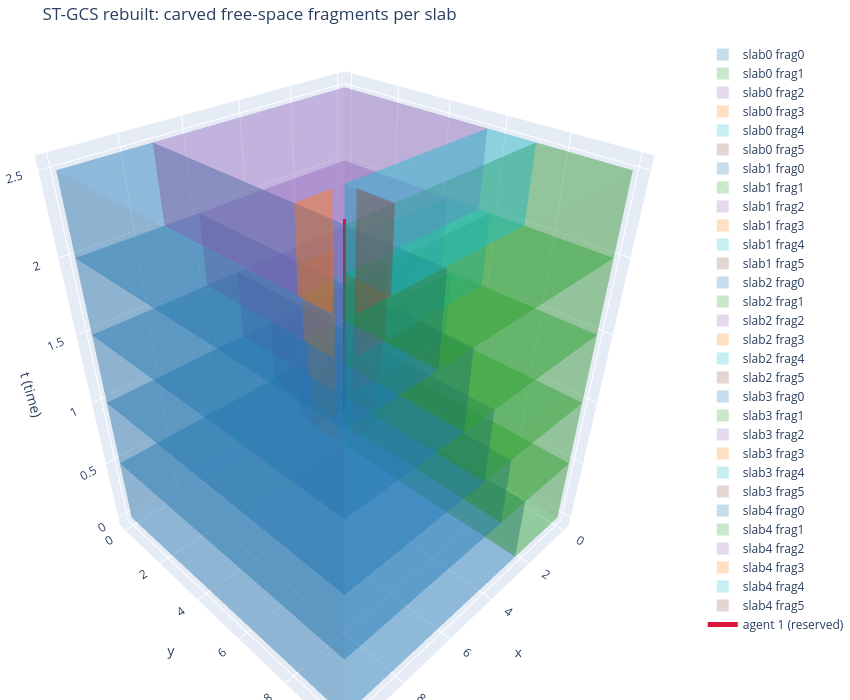

Notebook code for this chart:
### Markdown cell above
### Step D — prism faces as ECD half-spaces; carve and rebuild the ST-GCS

Extruding the inflated spatial hull along time over `[k*Delta,(k+1)*Delta]`
gives the prism; its lateral faces are exactly the hull's own
H-representation rows, each with zero time coefficient by construction.
Since the slab's time window already equals the prism's, there's no
slanted facet or time-crop to compute — `peel_free_space` below is a
from-scratch analogue of `ecd.py`'s `_peel_fixed`, specialized to 2D: peel
each half-space in turn, keep the outside piece as a free-space fragment,
shrink the remainder to the inside. Degenerate zero-area slivers are
dropped.

Rebuilding the ST-GCS means every carved slab now has multiple candidate
free-space fragments instead of one region — that's the whole update.

### Code cell
def _polygon_area(hpoly2d, area_eps=1e-6):
    """ V-representation via `HalfspaceIntersection`, matching
        `polygon_vertices_2d`'s fix above -- `hpoly_to_vrep` (pycddlib) is
        numerically unstable on near-degenerate H-polytopes and can
        silently under-count vertices, which made this function
        misjudge some real, non-degenerate carved fragments as
        zero-area and drop them from `peel_free_space`'s output --
        confirmed by a direct baseline-vs-patched rerun of Part 3's
        stress test, where fixing this recovered fragments the old
        version had been silently excluding from the free-space graph. """
    A, b = hpoly2d.A(), hpoly2d.b()
    try:
        interior = hpoly2d.ChebyshevCenter()
        hs = HalfspaceIntersection(np.hstack([A, -b.reshape(-1, 1)]), interior)
        V = hs.intersections
    except Exception:
        V = hpoly_to_vrep(hpoly2d)
    if V is None or len(V) < 3:
        return 0.0
    try:
        return ConvexHull(V).volume
    except Exception:
        return 0.0

def peel_free_space(region2d, obstacle2d, area_eps=1e-6):
    """ region2d minus obstacle2d -> convex free-space fragments, using the
        obstacle's own H-representation rows (the prism's lateral faces) as
        the ECD decision half-spaces directly -- no slanted facets, no
        top/bottom time-crop, since the prism's time window already equals
        the slab's exactly. Degenerate (zero-area) slivers from redundant
        facet peeling are dropped, the same way `add_vertex`'s own
        redundancy handling would in the real pipeline. """
    A, b = obstacle2d.A(), obstacle2d.b()
    fragments = []
    mid = region2d
    for i in range(A.shape[0]):
        if mid is None or mid.IsEmpty():
            break
        outside = HPolyhedron(-A[i:i + 1], -b[i:i + 1])
        inside = HPolyhedron(A[i:i + 1], b[i:i + 1])
        piece = mid.Intersection(outside)
        if not piece.IsEmpty() and _polygon_area(piece) > area_eps:
            fragments.append(piece)
        mid = mid.Intersection(inside)
    return fragments

fragments_per_slab = []
for k in range(N_SLABS):
    frags = peel_free_space(region2d_per_slab[k], obstacles1[k])
    fragments_per_slab.append(frags)
    print(f"slab{k}: split into {len(frags)} convex free-space fragments")

palette = ["#1f77b4", "#2ca02c", "#9467bd", "#ff7f0e", "#17becf", "#8c564b"]
fig_carved = go.Figure(layout=make_layout("ST-GCS rebuilt: carved free-space fragments per slab"))
for k in range(N_SLABS):
    for j, frag in enumerate(fragments_per_slab[k]):
        V = polygon_vertices_2d(frag)
        if V is None or len(V) < 3:
            continue
        fig_carved.add_trace(prism_mesh(V, k * DELTA, (k + 1) * DELTA, palette[j % len(palette)],
                                          opacity=0.25, name=f"slab{k} frag{j}"))
fig_carved.add_trace(curve_trace(seg1, "crimson", "agent 1 (reserved)"))
print("fig_carved built,", len(fig_carved.data), "traces")

fig_carved

### Figure 1 — Plotly figure (JSON) as saved in the notebook; plotly's stock layout.template omitted (floating-point values rounded to 4 significant figures)
{"data": [{"color": "#1f77b4", "flatshading": true, "i": [0, 0, 1, 1, 2, 2, 3, 3, 0, 4, 0, 4], "j": [1, 5, 2, 6, 3, 7, 0, 4, 1, 5, 2, 6], "k": [5, 4, 6, 5, 7, 6, 4, 7, 2, 6, 3, 7], "name": "slab0 frag0", "opacity": 0.25, "showlegend": true, "type": "mesh3d", "x": [2.4, 10, 10, 2.4, 2.4, 10, 10, 2.4], "y": [4.441e-16, 4.441e-16, 10, 10, 4.441e-16, 4.441e-16, 10, 10], "z": [0, 0, 0, 0, 0.5, 0.5, 0.5, 0.5]}, {"color": "#2ca02c", "flatshading": true, "i": [0, 0, 1, 1, 2, 2, 3, 3, 0, 4, 0, 4], "j": [1, 5, 2, 6, 3, 7, 0, 4, 1, 5, 2, 6], "k": [5, 4, 6, 5, 7, 6, 4, 7, 2, 6, 3, 7], "name": "slab0 frag1", "opacity": 0.25, "showlegend": true, "type": "mesh3d", "x": [0, 2.4, 2.4, 2.22e-16, 0, 2.4, 2.4, 2.22e-16], "y": [2.4, 2.4, 10, 10, 2.4, 2.4, 10, 10], "z": [0, 0, 0, 0, 0.5, 0.5, 0.5, 0.5]}, {"color": "#9467bd", "flatshading": true, "i": [0, 0, 1, 1, 2, 2, 3, 3, 0, 4, 0, 4], "j": [1, 5, 2, 6, 3, 7, 0, 4, 1, 5, 2, 6], "k": [5, 4, 6, 5, 7, 6, 4, 7, 2, 6, 3, 7], "name": "slab0 frag2", "opacity": 0.25, "showlegend": true, "type": "mesh3d", "x": [5.551e-17, 2.4, 2.4, 0, 5.551e-17, 2.4, 2.4, 0], "y": [5.551e-17, 5.551e-17, 0.8, 0.8, 5.551e-17, 5.551e-17, 0.8, 0.8], "z": [0, 0, 0, 0, 0.5, 0.5, 0.5, 0.5]}, {"color": "#ff7f0e", "flatshading": true, "i": [0, 0, 1, 1, 2, 2, 0, 3], "j": [1, 4, 2, 5, 0, 3, 1, 4], "k": [4, 3, 5, 4, 3, 5, 2, 5], "name": "slab0 frag3", "opacity": 0.25, "showlegend": true, "type": "mesh3d", "x": [1.2, 2.4, 2.4, 1.2, 2.4, 2.4], "y": [0.8, 0.8, 2.0, 0.8, 0.8, 2.0], "z": [0, 0, 0, 0.5, 0.5, 0.5]}, {"color": "#17becf", "flatshading": true, "i": [0, 0, 1, 1, 2, 2, 3, 3, 0, 4, 0, 4], "j": [1, 5, 2, 6, 3, 7, 0, 4, 1, 5, 2, 6], "k": [5, 4, 6, 5, 7, 6, 4, 7, 2, 6, 3, 7], "name": "slab0 frag4", "opacity": 0.25, "showlegend": true, "type": "mesh3d", "x": [5.551e-17, 0.8, 0.8, 5.551e-17, 5.551e-17, 0.8, 0.8, 5.551e-17], "y": [0.8, 0.8, 2.4, 2.4, 0.8, 0.8, 2.4, 2.4], "z": [0, 0, 0, 0, 0.5, 0.5, 0.5, 0.5]}, {"color": "#8c564b", "flatshading": true, "i": [0, 0, 1, 1, 2, 2, 0, 3], "j": [1, 4, 2, 5, 0, 3, 1, 4], "k": [4, 3, 5, 4, 3, 5, 2, 5], "name": "slab0 frag5", "opacity": 0.25, "showlegend": true, "type": "mesh3d", "x": [0.8, 2.0, 0.8, 0.8, 2.0, 0.8], "y": [1.2, 2.4, 2.4, 1.2, 2.4, 2.4], "z": [0, 0, 0, 0.5, 0.5, 0.5]}, {"color": "#1f77b4", "flatshading": true, "i": [0, 0, 1, 1, 2, 2, 3, 3, 0, 4, 0, 4], "j": [1, 5, 2, 6, 3, 7, 0, 4, 1, 5, 2, 6], "k": [5, 4, 6, 5, 7, 6, 4, 7, 2, 6, 3, 7], "name": "slab1 frag0", "opacity": 0.25, "showlegend": true, "type": "mesh3d", "x": [3.6, 10, 10, 3.6, 3.6, 10, 10, 3.6], "y": [-4.441e-16, 0, 10, 10, -4.441e-16, 0, 10, 10], "z": [0.5, 0.5, 0.5, 0.5, 1, 1, 1, 1]}, {"color": "#2ca02c", "flatshading": true, "i": [0, 0, 1, 1, 2, 2, 3, 3, 0, 4, 0, 4], "j": [1, 5, 2, 6, 3, 7, 0, 4, 1, 5, 2, 6], "k": [5, 4, 6, 5, 7, 6, 4, 7, 2, 6, 3, 7], "name": "slab1 frag1", "opacity": 0.25, "showlegend": true, "type": "mesh3d", "x": [0, 3.6, 3.6, 0, 0, 3.6, 3.6, 0], "y": [3.6, 3.6, 10, 10, 3.6, 3.6, 10, 10], "z": [0.5, 0.5, 0.5, 0.5, 1, 1, 1, 1]}, {"color": "#9467bd", "flatshading": true, "i": [0, 0, 1, 1, 2, 2, 3, 3, 0, 4, 0, 4], "j": [1, 5, 2, 6, 3, 7, 0, 4, 1, 5, 2, 6], "k": [5, 4, 6, 5, 7, 6, 4, 7, 2, 6, 3, 7], "name": "slab1 frag2", "opacity": 0.25, "showlegend": true, "type": "mesh3d", "x": [0, 3.6, 3.6, 0, 0, 3.6, 3.6, 0], "y": [0, -1.11e-16, 2.0, 2.0, 0, -1.11e-16, 2.0, 2.0], "z": [0.5, 0.5, 0.5, 0.5, 1, 1, 1, 1]}, {"color": "#ff7f0e", "flatshading": true, "i": [0, 0, 1, 1, 2, 2, 0, 3], "j": [1, 4, 2, 5, 0, 3, 1, 4], "k": [4, 3, 5, 4, 3, 5, 2, 5], "name": "slab1 frag3", "opacity": 0.25, "showlegend": true, "type": "mesh3d", "x": [2.4, 3.6, 3.6, 2.4, 3.6, 3.6], "y": [2.0, 2.0, 3.2, 2.0, 2.0, 3.2], "z": [0.5, 0.5, 0.5, 1, 1, 1]}, {"color": "#17becf", "flatshading": true, "i": [0, 0, 1, 1, 2, 2, 3, 3, 0, 4, 0, 4], "j": [1, 5, 2, 6, 3, 7, 0, 4, 1, 5, 2, 6], "k": [5, 4, 6, 5, 7, 6, 4, 7, 2, 6, 3, 7], "name": "slab1 frag4", "opacity": 0.25, "showlegend": true, "type": "mesh3d", "x": [0, 2.0, 2.0, 0, 0, 2.0, 2.0, 0], "y": [2.0, 2.0, 3.6, 3.6, 2.0, 2.0, 3.6, 3.6], "z": [0.5, 0.5, 0.5, 0.5, 1, 1, 1, 1]}, {"color": "#8c564b", "flatshading": true, "i": [0, 0, 1, 1, 2, 2, 0, 3], "j": [1, 4, 2, 5, 0, 3, 1, 4], "k": [4, 3, 5, 4, 3, 5, 2, 5], "name": "slab1 frag5", "opacity": 0.25, "showlegend": true, "type": "mesh3d", "x": [2.0, 3.2, 2.0, 2.0, 3.2, 2.0], "y": [2.4, 3.6, 3.6, 2.4, 3.6, 3.6], "z": [0.5, 0.5, 0.5, 1, 1, 1]}, {"color": "#1f77b4", "flatshading": true, "i": [0, 0, 1, 1, 2, 2, 3, 3, 0, 4, 0, 4], "j": [1, 5, 2, 6, 3, 7, 0, 4, 1, 5, 2, 6], "k": [5, 4, 6, 5, 7, 6, 4, 7, 2, 6, 3, 7], "name": "slab2 frag0", "opacity": 0.25, "showlegend": true, "type": "mesh3d", "x": [4.8, 10, 10, 4.8, 4.8, 10, 10, 4.8], "y": [0, 0, 10, 10, 0, 0, 10, 10], "z": [1, 1, 1, 1, 1.5, 1.5, 1.5, 1.5]}, {"color": "#2ca02c", "flatshading": true, "i": [0, 0, 1, 1, 2, 2, 3, 3, 0, 4, 0, 4], "j": [1, 5, 2, 6, 3, 7, 0, 4, 1, 5, 2, 6], "k": [5, 4, 6, 5, 7, 6, 4, 7, 2, 6, 3, 7], "name": "slab2 frag1", "opacity": 0.25, "showlegend": true, "type": "mesh3d", "x": [0, 4.8, 4.8, 0, 0, 4.8, 4.8, 0], "y": [4.8, 4.8, 10, 10, 4.8, 4.8, 10, 10], "z": [1, 1, 1, 1, 1.5, 1.5, 1.5, 1.5]}, {"color": "#9467bd", "flatshading": true, "i": [0, 0, 1, 1, 2, 2, 3, 3, 0, 4, 0, 4], "j": [1, 5, 2, 6, 3, 7, 0, 4, 1, 5, 2, 6], "k": [5, 4, 6, 5, 7, 6, 4, 7, 2, 6, 3, 7], "name": "slab2 frag2", "opacity": 0.25, "showlegend": true, "type": "mesh3d", "x": [0, 4.8, 4.8, 0, 0, 4.8, 4.8, 0], "y": [0, 2.22e-16, 3.2, 3.2, 0, 2.22e-16, 3.2, 3.2], "z": [1, 1, 1, 1, 1.5, 1.5, 1.5, 1.5]}, {"color": "#ff7f0e", "flatshading": true, "i": [0, 0, 1, 1, 2, 2, 0, 3], "j": [1, 4, 2, 5, 0, 3, 1, 4], "k": [4, 3, 5, 4, 3, 5, 2, 5], "name": "slab2 frag3", "opacity": 0.25, "showlegend": true, "type": "mesh3d", "x": [3.6, 4.8, 4.8, 3.6, 4.8, 4.8], "y": [3.2, 3.2, 4.4, 3.2, 3.2, 4.4], "z": [1, 1, 1, 1.5, 1.5, 1.5]}, {"color": "#17becf", "flatshading": true, "i": [0, 0, 1, 1, 2, 2, 3, 3, 0, 4, 0, 4], "j": [1, 5, 2, 6, 3, 7, 0, 4, 1, 5, 2, 6], "k": [5, 4, 6, 5, 7, 6, 4, 7, 2, 6, 3, 7], "name": "slab2 frag4", "opacity": 0.25, "showlegend": true, "type": "mesh3d", "x": [1.11e-16, 3.2, 3.2, 1.11e-16, 1.11e-16, 3.2, 3.2, 1.11e-16], "y": [3.2, 3.2, 4.8, 4.8, 3.2, 3.2, 4.8, 4.8], "z": [1, 1, 1, 1, 1.5, 1.5, 1.5, 1.5]}, {"color": "#8c564b", "flatshading": true, "i": [0, 0, 1, 1, 2, 2, 0, 3], "j": [1, 4, 2, 5, 0, 3, 1, 4], "k": [4, 3, 5, 4, 3, 5, 2, 5], "name": "slab2 frag5", "opacity": 0.25, "showlegend": true, "type": "mesh3d", "x": [3.2, 4.4, 3.2, 3.2, 4.4, 3.2], "y": [3.6, 4.8, 4.8, 3.6, 4.8, 4.8], "z": [1, 1, 1, 1.5, 1.5, 1.5]}, {"color": "#1f77b4", "flatshading": true, "i": [0, 0, 1, 1, 2, 2, 3, 3, 0, 4, 0, 4], "j": [1, 5, 2, 6, 3, 7, 0, 4, 1, 5, 2, 6], "k": [5, 4, 6, 5, 7, 6, 4, 7, 2, 6, 3, 7], "name": "slab3 frag0", "opacity": 0.25, "showlegend": true, "type": "mesh3d", "x": [6.0, 10, 10, 6.0, 6.0, 10, 10, 6.0], "y": [0, 0, 10, 10, 0, 0, 10, 10], "z": [1.5, 1.5, 1.5, 1.5, 2, 2, 2, 2]}, {"color": "#2ca02c", "flatshading": true, "i": [0, 0, 1, 1, 2, 2, 3, 3, 0, 4, 0, 4], "j": [1, 5, 2, 6, 3, 7, 0, 4, 1, 5, 2, 6], "k": [5, 4, 6, 5, 7, 6, 4, 7, 2, 6, 3, 7], "name": "slab3 frag1", "opacity": 0.25, "showlegend": true, "type": "mesh3d", "x": [0, 6.0, 6.0, 0, 0, 6.0, 6.0, 0], "y": [6.0, 6.0, 10, 10, 6.0, 6.0, 10, 10], "z": [1.5, 1.5, 1.5, 1.5, 2, 2, 2, 2]}, {"color": "#9467bd", "flatshading": true, "i": [0, 0, 1, 1, 2, 2, 3, 3, 0, 4, 0, 4], "j": [1, 5, 2, 6, 3, 7, 0, 4, 1, 5, 2, 6], "k": [5, 4, 6, 5, 7, 6, 4, 7, 2, 6, 3, 7], "name": "slab3 frag2", "opacity": 0.25, "showlegend": true, "type": "mesh3d", "x": [0, 6.0, 6.0, 0, 0, 6.0, 6.0, 0], "y": [0, 0, 4.4, 4.4, 0, 0, 4.4, 4.4], "z": [1.5, 1.5, 1.5, 1.5, 2, 2, 2, 2]}, {"color": "#ff7f0e", "flatshading": true, "i": [0, 0, 1, 1, 2, 2, 0, 3], "j": [1, 4, 2, 5, 0, 3, 1, 4], "k": [4, 3, 5, 4, 3, 5, 2, 5], "name": "slab3 frag3", "opacity": 0.25, "showlegend": true, "type": "mesh3d", "x": [4.8, 6.0, 6.0, 4.8, 6.0, 6.0], "y": [4.4, 4.4, 5.6, 4.4, 4.4, 5.6], "z": [1.5, 1.5, 1.5, 2, 2, 2]}, {"color": "#17becf", "flatshading": true, "i": [0, 0, 1, 1, 2, 2, 3, 3, 0, 4, 0, 4], "j": [1, 5, 2, 6, 3, 7, 0, 4, 1, 5, 2, 6], "k": [5, 4, 6, 5, 7, 6, 4, 7, 2, 6, 3, 7], "name": "slab3 frag4", "opacity": 0.25, "showlegend": true, "type": "mesh3d", "x": [0, 4.4, 4.4, 0, 0, 4.4, 4.4, 0], "y": [4.4, 4.4, 6.0, 6.0, 4.4, 4.4, 6.0, 6.0], "z": [1.5, 1.5, 1.5, 1.5, 2, 2, 2, 2]}, {"color": "#8c564b", "flatshading": true, "i": [0, 0, 1, 1, 2, 2, 0, 3], "j": [1, 4, 2, 5, 0, 3, 1, 4], "k": [4, 3, 5, 4, 3, 5, 2, 5], "name": "slab3 frag5", "opacity": 0.25, "showlegend": true, "type": "mesh3d", "x": [4.4, 5.6, 4.4, 4.4, 5.6, 4.4], "y": [4.8, 6.0, 6.0, 4.8, 6.0, 6.0], "z": [1.5, 1.5, 1.5, 2, 2, 2]}, {"color": "#1f77b4", "flatshading": true, "i": [0, 0, 1, 1, 2, 2, 3, 3, 0, 4, 0, 4], "j": [1, 5, 2, 6, 3, 7, 0, 4, 1, 5, 2, 6], "k": [5, 4, 6, 5, 7, 6, 4, 7, 2, 6, 3, 7], "name": "slab4 frag0", "opacity": 0.25, "showlegend": true, "type": "mesh3d", "x": [7.2, 10, 10, 7.2, 7.2, 10, 10, 7.2], "y": [0, 0, 10, 10, 0, 0, 10, 10], "z": [2, 2, 2, 2, 2.5, 2.5, 2.5, 2.5]}, {"color": "#2ca02c", "flatshading": true, "i": [0, 0, 1, 1, 2, 2, 3, 3, 0, 4, 0, 4], "j": [1, 5, 2, 6, 3, 7, 0, 4, 1, 5, 2, 6], "k": [5, 4, 6, 5, 7, 6, 4, 7, 2, 6, 3, 7], "name": "slab4 frag1", "opacity": 0.25, "showlegend": true, "type": "mesh3d", "x": [0, 7.2, 7.2, 0, 0, 7.2, 7.2, 0], "y": [7.2, 7.2, 10, 10, 7.2, 7.2, 10, 10], "z": [2, 2, 2, 2, 2.5, 2.5, 2.5, 2.5]}, {"color": "#9467bd", "flatshading": true, "i": [0, 0, 1, 1, 2, 2, 3, 3, 0, 4, 0, 4], "j": [1, 5, 2, 6, 3, 7, 0, 4, 1, 5, 2, 6], "k": [5, 4, 6, 5, 7, 6, 4, 7, 2, 6, 3, 7], "name": "slab4 frag2", "opacity": 0.25, "showlegend": true, "type": "mesh3d", "x": [0, 7.2, 7.2, 0, 0, 7.2, 7.2, 0], "y": [0, 0, 5.6, 5.6, 0, 0, 5.6, 5.6], "z": [2, 2, 2, 2, 2.5, 2.5, 2.5, 2.5]}, {"color": "#ff7f0e", "flatshading": true, "i": [0, 0, 1, 1, 2, 2, 0, 3], "j": [1, 4, 2, 5, 0, 3, 1, 4], "k": [4, 3, 5, 4, 3, 5, 2, 5], "name": "slab4 frag3", "opacity": 0.25, "showlegend": true, "type": "mesh3d", "x": [6.0, 7.2, 7.2, 6.0, 7.2, 7.2], "y": [5.6, 5.6, 6.8, 5.6, 5.6, 6.8], "z": [2, 2, 2, 2.5, 2.5, 2.5]}, {"color": "#17becf", "flatshading": true, "i": [0, 0, 1, 1, 2, 2, 3, 3, 0, 4, 0, 4], "j": [1, 5, 2, 6, 3, 7, 0, 4, 1, 5, 2, 6], "k": [5, 4, 6, 5, 7, 6, 4, 7, 2, 6, 3, 7], "name": "slab4 frag4", "opacity": 0.25, "showlegend": true, "type": "mesh3d", "x": [0, 5.6, 5.6, 0, 0, 5.6, 5.6, 0], "y": [5.6, 5.6, 7.2, 7.2, 5.6, 5.6, 7.2, 7.2], "z": [2, 2, 2, 2, 2.5, 2.5, 2.5, 2.5]}, {"color": "#8c564b", "flatshading": true, "i": [0, 0, 1, 1, 2, 2, 0, 3], "j": [1, 4, 2, 5, 0, 3, 1, 4], "k": [4, 3, 5, 4, 3, 5, 2, 5], "name": "slab4 frag5", "opacity": 0.25, "showlegend": true, "type": "mesh3d", "x": [5.6, 6.8, 5.6, 5.6, 6.8, 5.6], "y": [6.0, 7.2, 7.2, 6.0, 7.2, 7.2], "z": [2, 2, 2, 2.5, 2.5, 2.5]}, {"line": {"color": "crimson", "width": 6}, "mode": "lines", "name": "agent 1 (reserved)", "type": "scatter3d", "x": [1.0, 1.05, 1.1, 1.15, 1.2, 1.25, 1.3, 1.35, 1.4, 1.45, 1.5, 1.55, 1.6, 1.65, 1.7, 1.75, 1.8, 1.85, 1.9, 1.95, 2.0, 2.05, 2.1, 2.15, 2.2, 2.2, 2.25, 2.3, 2.35, 2.4, 2.45, 2.5, 2.55, 2.6, 2.65, 2.7, 2.75, 2.8, 2.85, 2.9, 2.95, 3.0, 3.05, 3.1, 3.15, 3.2, 3.25, 3.3, 3.35, 3.4, 3.4, 3.45, 3.5, 3.55, 3.6, 3.65, 3.7, 3.75, 3.8, 3.85, 3.9, 3.95, 4.0, 4.05, 4.1, 4.15, 4.2, 4.25, 4.3, 4.35, 4.4, 4.45, 4.5, 4.55, 4.6, 4.6, 4.65, 4.7, 4.75, 4.8, 4.85, 4.9, 4.95, 5.0, 5.05, 5.1, 5.15, 5.2, 5.25, 5.3, 5.35, 5.4, 5.45, 5.5, 5.55, 5.6, 5.65, 5.7, 5.75, 5.8, 5.8, 5.85, 5.9, 5.95, 6.0, 6.05, 6.1, 6.15, 6.2, 6.25, 6.3, 6.35, 6.4, 6.45, 6.5, 6.55, 6.6, 6.65, 6.7, 6.75, 6.8, 6.85, 6.9, 6.95, 7.0], "y": [1.0, 1.05, 1.1, 1.15, 1.2, 1.25, 1.3, 1.35, 1.4, 1.45, 1.5, 1.55, 1.6, 1.65, 1.7, 1.75, 1.8, 1.85, 1.9, 1.95, 2.0, 2.05, 2.1, 2.15, 2.2, 2.2, 2.25, 2.3, 2.35, 2.4, 2.45, 2.5, 2.55, 2.6, 2.65, 2.7, 2.75, 2.8, 2.85, 2.9, 2.95, 3.0, 3.05, 3.1, 3.15, 3.2, 3.25, 3.3, 3.35, 3.4, 3.4, 3.45, 3.5, 3.55, 3.6, 3.65, 3.7, 3.75, 3.8, 3.85, 3.9, 3.95, 4.0, 4.05, 4.1, 4.15, 4.2, 4.25, 4.3, 4.35, 4.4, 4.45, 4.5, 4.55, 4.6, 4.6, 4.65, 4.7, 4.75, 4.8, 4.85, 4.9, 4.95, 5.0, 5.05, 5.1, 5.15, 5.2, 5.25, 5.3, 5.35, 5.4, 5.45, 5.5, 5.55, 5.6, 5.65, 5.7, 5.75, 5.8, 5.8, 5.85, 5.9, 5.95, 6.0, 6.05, 6.1, 6.15, 6.2, 6.25, 6.3, 6.35, 6.4, 6.45, 6.5, 6.55, 6.6, 6.65, 6.7, 6.75, 6.8, 6.85, 6.9, 6.95, 7.0], "z": [9.996e-16, 0.0277, 0.05432, 0.07993, 0.1046, 0.1284, 0.1513, 0.1735, 0.1951, 0.216, 0.2363, 0.2562, 0.2756, 0.2947, 0.3135, 0.3321, 0.3505, 0.3688, 0.3871, 0.4055, 0.4239, 0.4425, 0.4613, 0.4805, 0.5, 0.5, 0.5197, 0.5395, 0.5592, 0.579, 0.5989, 0.6188, 0.6388, 0.6589, 0.679, 0.6993, 0.7197, 0.7402, 0.7608, 0.7816, 0.8026, 0.8237, 0.845, 0.8665, 0.8882, 0.9101, 0.9322, 0.9545, 0.9771, 1.0, 1.0, 1.023, 1.045, 1.067, 1.089, 1.11, 1.131, 1.151, 1.172, 1.192, 1.212, 1.232, 1.252, 1.272, 1.292, 1.312, 1.332, 1.353, 1.373, 1.393, 1.414, 1.435, 1.456, 1.478, 1.5, 1.5, 1.522, 1.544, 1.565, 1.586, 1.607, 1.628, 1.649, 1.669, 1.689, 1.71, 1.73, 1.75, 1.77, 1.791, 1.811, 1.831, 1.852, 1.872, 1.893, 1.914, 1.935, 1.956, 1.978, 2.0, 2.0, 2.022, 2.043, 2.065, 2.086, 2.106, 2.127, 2.147, 2.167, 2.187, 2.207, 2.227, 2.247, 2.267, 2.287, 2.307, 2.327, 2.348, 2.369, 2.39, 2.411, 2.433, 2.455, 2.477, 2.5]}], "layout": {"height": 700, "legend": {"itemsizing": "constant"}, "margin": {"b": 0, "l": 0, "r": 0, "t": 40}, "scene": {"aspectmode": "manual", "aspectratio": {"x": 1, "y": 1, "z": 1.2}, "xaxis": {"title": {"text": "x"}}, "yaxis": {"title": {"text": "y"}}, "zaxis": {"title": {"text": "t (time)"}}}, "title": {"text": "ST-GCS rebuilt: carved free-space fragments per slab"}, "width": 850}}
